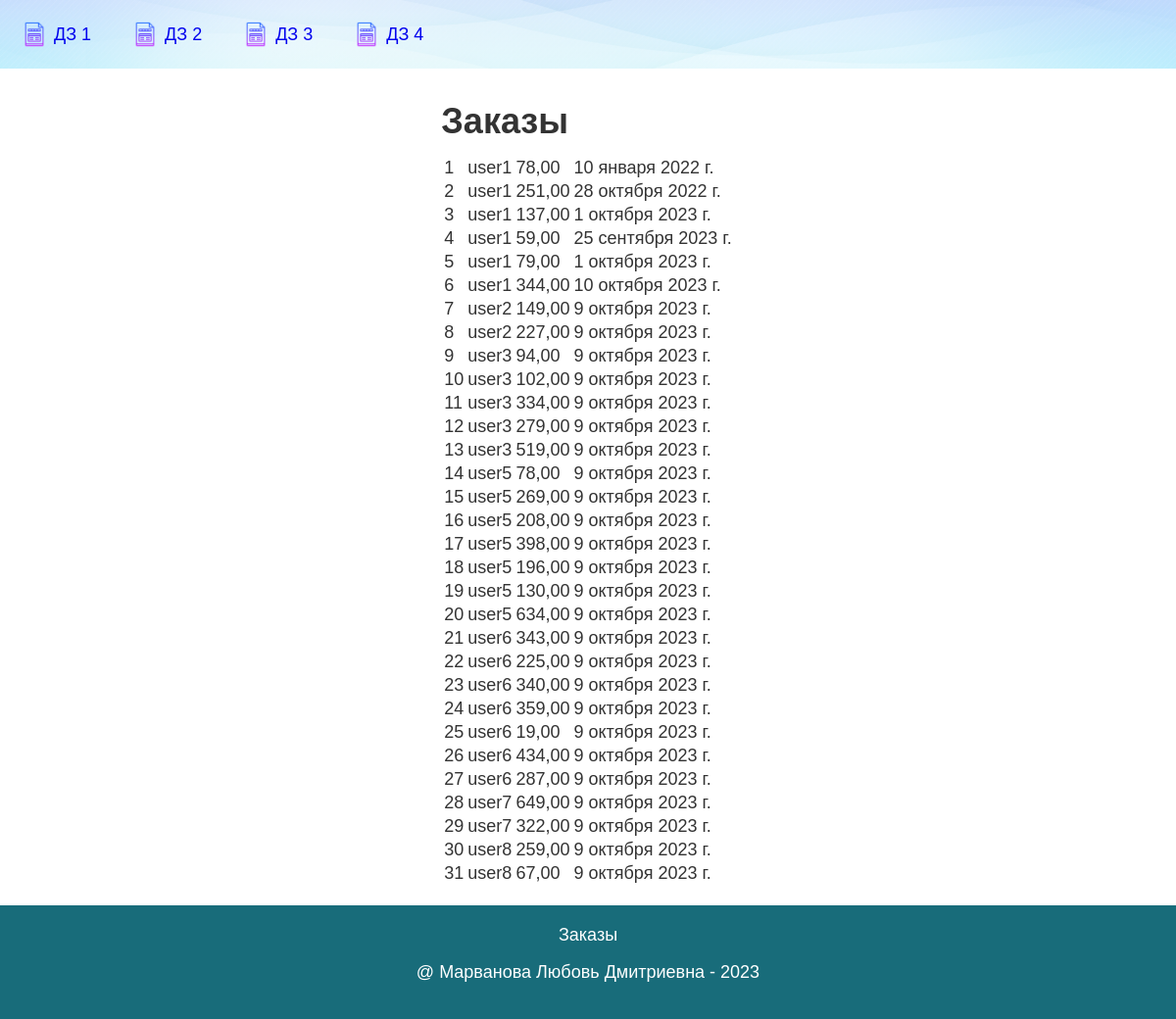
Page /hw3/orders/ on the committed database.
### hw3_app/models.py (models this page shows, shortened)
class Order(models.Model):
    customer = models.ForeignKey(User, on_delete=models.CASCADE)
    products = models.ManyToManyField(Product)
    total_price = models.DecimalField(max_digits=8, decimal_places=2)
    date_ordered = models.DateField(auto_now_add=True)

class User(models.Model):
    name = models.CharField(max_length=100)
    email = models.EmailField()
    phone = models.CharField(max_length=12)
    address = models.CharField(max_length=100)
    reg_date = models.DateField(auto_now_add=True)

### hw3_app/views.py (the view)
# urls.py: path('orders/', views.orders, name='orders'),
def orders(request):
    logger.info(f'{request} request received')
    orders = Order.objects.all()
    context = {
        'title' : 'Заказы',
        'orders' : orders,
    }
    return TemplateResponse(request, 'hw3_app/orders.html', context)

### hw3_app/templates/hw3_app/orders.html (shortened to what this page needs)
{% extends 'base.html' %}
{% block content %}
<h1>{{ title }}</h1>
<table>
    {% for order in orders %}
    <tr>
        <td>{{ order.pk }}</td>
        <td>{{ order.customer.name }}</td>
        <td>{{ order.total_price }}</td>
        <td>{{ order.date_ordered }}</td>
    </tr>
    {% endfor %}
</table>
{% endblock %}
{% block footer %}
    {{ title }}
{% endblock footer %}

### static/css/stylesheet.css (style rules this page uses)
body { min-height: 100%; color: #333; background-color: #fff; margin: 0; font-family: Arial, sans-serif; font-size: 18px; line-height: 20px; }

### rows in the picture
Order: pk "1", customer.name "user1", total_price "78,00", date_ordered "10 января 2022 г."
Order: pk "2", customer.name "user1", total_price "251,00", date_ordered "28 октября 2022 г."
Order: pk "3", customer.name "user1", total_price "137,00", date_ordered "1 октября 2023 г."
Order: pk "4", customer.name "user1", total_price "59,00", date_ordered "25 сентября 2023 г."
Order: pk "5", customer.name "user1", total_price "79,00", date_ordered "1 октября 2023 г."
Order: pk "6", customer.name "user1", total_price "344,00", date_ordered "10 октября 2023 г."
Order: pk "7", customer.name "user2", total_price "149,00", date_ordered "9 октября 2023 г."
Order: pk "8", customer.name "user2", total_price "227,00", date_ordered "9 октября 2023 г."
Order: pk "9", customer.name "user3", total_price "94,00", date_ordered "9 октября 2023 г."
Order: pk "10", customer.name "user3", total_price "102,00", date_ordered "9 октября 2023 г."
Order: pk "11", customer.name "user3", total_price "334,00", date_ordered "9 октября 2023 г."
Order: pk "12", customer.name "user3", total_price "279,00", date_ordered "9 октября 2023 г."
Order: pk "13", customer.name "user3", total_price "519,00", date_ordered "9 октября 2023 г."
Order: pk "14", customer.name "user5", total_price "78,00", date_ordered "9 октября 2023 г."
Order: pk "15", customer.name "user5", total_price "269,00", date_ordered "9 октября 2023 г."
Order: pk "16", customer.name "user5", total_price "208,00", date_ordered "9 октября 2023 г."
Order: pk "17", customer.name "user5", total_price "398,00", date_ordered "9 октября 2023 г."
Order: pk "18", customer.name "user5", total_price "196,00", date_ordered "9 октября 2023 г."
Order: pk "19", customer.name "user5", total_price "130,00", date_ordered "9 октября 2023 г."
Order: pk "20", customer.name "user5", total_price "634,00", date_ordered "9 октября 2023 г."
Order: pk "21", customer.name "user6", total_price "343,00", date_ordered "9 октября 2023 г."
Order: pk "22", customer.name "user6", total_price "225,00", date_ordered "9 октября 2023 г."
Order: pk "23", customer.name "user6", total_price "340,00", date_ordered "9 октября 2023 г."
Order: pk "24", customer.name "user6", total_price "359,00", date_ordered "9 октября 2023 г."
Order: pk "25", customer.name "user6", total_price "19,00", date_ordered "9 октября 2023 г."
Order: pk "26", customer.name "user6", total_price "434,00", date_ordered "9 октября 2023 г."
Order: pk "27", customer.name "user6", total_price "287,00", date_ordered "9 октября 2023 г."
Order: pk "28", customer.name "user7", total_price "649,00", date_ordered "9 октября 2023 г."
Order: pk "29", customer.name "user7", total_price "322,00", date_ordered "9 октября 2023 г."
Order: pk "30", customer.name "user8", total_price "259,00", date_ordered "9 октября 2023 г."
Order: pk "31", customer.name "user8", total_price "67,00", date_ordered "9 октября 2023 г."

### other values in the picture
{{ title }} "Заказы"
